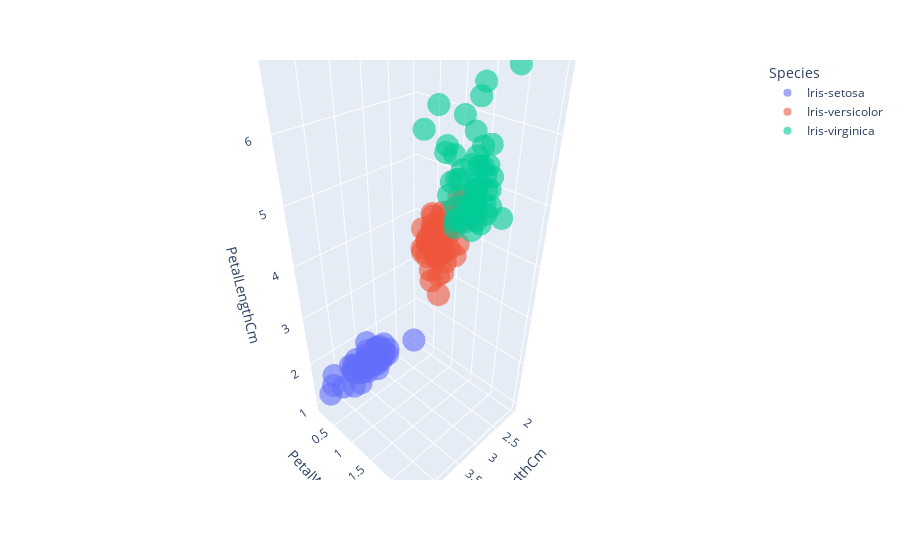

The notebook cell saved with this chart:
### Code cell
fig = py.scatter_3d(iris,x='SepalWidthCm',y='PetalWidthCm',z='PetalLengthCm',color='Species',opacity = 0.6)
fig.show()

### Figure 1 — Plotly figure (JSON) as saved in the notebook; plotly's stock layout.template omitted (floating-point values rounded to 4 significant figures)
{"data": [{"hovertemplate": "Species=Iris-setosa<br>SepalWidthCm=%{x}<br>PetalWidthCm=%{y}<br>PetalLengthCm=%{z}<extra></extra>", "legendgroup": "Iris-setosa", "marker": {"color": "#636efa", "opacity": 0.6, "symbol": "circle"}, "mode": "markers", "name": "Iris-setosa", "scene": "scene", "showlegend": true, "type": "scatter3d", "x": [3.5, 3, 3.2, 3.1, 3.6, 3.9, 3.4, 3.4, 2.9, 3.1, 3.7, 3.4, 3, 3, 4, 4.4, 3.9, 3.5, 3.8, 3.8, 3.4, 3.7, 3.6, 3.3, 3.4, 3, 3.4, 3.5, 3.4, 3.2, 3.1, 3.4, 4.1, 4.2, 3.1, 3.2, 3.5, 3.1, 3, 3.4, 3.5, 2.3, 3.2, 3.5, 3.8, 3, 3.8, 3.2, 3.7, 3.3], "y": [0.2, 0.2, 0.2, 0.2, 0.2, 0.4, 0.3, 0.2, 0.2, 0.1, 0.2, 0.2, 0.1, 0.1, 0.2, 0.4, 0.4, 0.3, 0.3, 0.3, 0.2, 0.4, 0.2, 0.5, 0.2, 0.2, 0.4, 0.2, 0.2, 0.2, 0.2, 0.4, 0.1, 0.2, 0.1, 0.2, 0.2, 0.1, 0.2, 0.2, 0.3, 0.3, 0.2, 0.6, 0.4, 0.3, 0.2, 0.2, 0.2, 0.2], "z": [1.4, 1.4, 1.3, 1.5, 1.4, 1.7, 1.4, 1.5, 1.4, 1.5, 1.5, 1.6, 1.4, 1.1, 1.2, 1.5, 1.3, 1.4, 1.7, 1.5, 1.7, 1.5, 1, 1.7, 1.9, 1.6, 1.6, 1.5, 1.4, 1.6, 1.6, 1.5, 1.5, 1.4, 1.5, 1.2, 1.3, 1.5, 1.3, 1.5, 1.3, 1.3, 1.3, 1.6, 1.9, 1.4, 1.6, 1.4, 1.5, 1.4]}, {"hovertemplate": "Species=Iris-versicolor<br>SepalWidthCm=%{x}<br>PetalWidthCm=%{y}<br>PetalLengthCm=%{z}<extra></extra>", "legendgroup": "Iris-versicolor", "marker": {"color": "#EF553B", "opacity": 0.6, "symbol": "circle"}, "mode": "markers", "name": "Iris-versicolor", "scene": "scene", "showlegend": true, "type": "scatter3d", "x": [3.2, 3.2, 3.1, 2.3, 2.8, 2.8, 3.3, 2.4, 2.9, 2.7, 2, 3, 2.2, 2.9, 2.9, 3.1, 3, 2.7, 2.2, 2.5, 3.2, 2.8, 2.5, 2.8, 2.9, 3, 2.8, 3, 2.9, 2.6, 2.4, 2.4, 2.7, 2.7, 3, 3.4, 3.1, 2.3, 3, 2.5, 2.6, 3, 2.6, 2.3, 2.7, 3, 2.9, 2.9, 2.5, 2.8], "y": [1.4, 1.5, 1.5, 1.3, 1.5, 1.3, 1.6, 1, 1.3, 1.4, 1, 1.5, 1, 1.4, 1.3, 1.4, 1.5, 1, 1.5, 1.1, 1.8, 1.3, 1.5, 1.2, 1.3, 1.4, 1.4, 1.7, 1.5, 1, 1.1, 1, 1.2, 1.6, 1.5, 1.6, 1.5, 1.3, 1.3, 1.3, 1.2, 1.4, 1.2, 1, 1.3, 1.2, 1.3, 1.3, 1.1, 1.3], "z": [4.7, 4.5, 4.9, 4, 4.6, 4.5, 4.7, 3.3, 4.6, 3.9, 3.5, 4.2, 4, 4.7, 3.6, 4.4, 4.5, 4.1, 4.5, 3.9, 4.8, 4, 4.9, 4.7, 4.3, 4.4, 4.8, 5, 4.5, 3.5, 3.8, 3.7, 3.9, 5.1, 4.5, 4.5, 4.7, 4.4, 4.1, 4, 4.4, 4.6, 4, 3.3, 4.2, 4.2, 4.2, 4.3, 3, 4.1]}, {"hovertemplate": "Species=Iris-virginica<br>SepalWidthCm=%{x}<br>PetalWidthCm=%{y}<br>PetalLengthCm=%{z}<extra></extra>", "legendgroup": "Iris-virginica", "marker": {"color": "#00cc96", "opacity": 0.6, "symbol": "circle"}, "mode": "markers", "name": "Iris-virginica", "scene": "scene", "showlegend": true, "type": "scatter3d", "x": [3.3, 2.7, 3, 2.9, 3, 3, 2.5, 2.9, 2.5, 3.6, 3.2, 2.7, 3, 2.5, 2.8, 3.2, 3, 3.8, 2.6, 2.2, 3.2, 2.8, 2.8, 2.7, 3.3, 3.2, 2.8, 3, 2.8, 3, 2.8, 3.8, 2.8, 2.8, 2.6, 3, 3.4, 3.1, 3, 3.1, 3.1, 3.1, 2.7, 3.2, 3.3, 3, 2.5, 3, 3.4, 3], "y": [2.5, 1.9, 2.1, 1.8, 2.2, 2.1, 1.7, 1.8, 1.8, 2.5, 2, 1.9, 2.1, 2, 2.4, 2.3, 1.8, 2.2, 2.3, 1.5, 2.3, 2, 2, 1.8, 2.1, 1.8, 1.8, 1.8, 2.1, 1.6, 1.9, 2, 2.2, 1.5, 1.4, 2.3, 2.4, 1.8, 1.8, 2.1, 2.4, 2.3, 1.9, 2.3, 2.5, 2.3, 1.9, 2, 2.3, 1.8], "z": [6, 5.1, 5.9, 5.6, 5.8, 6.6, 4.5, 6.3, 5.8, 6.1, 5.1, 5.3, 5.5, 5, 5.1, 5.3, 5.5, 6.7, 6.9, 5, 5.7, 4.9, 6.7, 4.9, 5.7, 6, 4.8, 4.9, 5.6, 5.8, 6.1, 6.4, 5.6, 5.1, 5.6, 6.1, 5.6, 5.5, 4.8, 5.4, 5.6, 5.1, 5.1, 5.9, 5.7, 5.2, 5, 5.2, 5.4, 5.1]}], "layout": {"legend": {"title": {"text": "Species"}, "tracegroupgap": 0}, "margin": {"t": 60}, "scene": {"domain": {"x": [0, 1], "y": [0, 1]}, "xaxis": {"title": {"text": "SepalWidthCm"}}, "yaxis": {"title": {"text": "PetalWidthCm"}}, "zaxis": {"title": {"text": "PetalLengthCm"}}}}}
